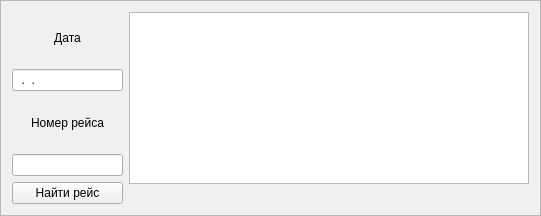
   <widget class="QFrame" name="frame_2">
    <property name="geometry">
     <rect>
      <x>580</x>
      <y>40</y>
      <width>541</width>
      <height>216</height>
     </rect>
    </property>
    <property name="palette">
     <palette>
      <active>
       <colorrole role="WindowText">
        <brush brushstyle="SolidPattern">
         <color alpha="255">
          <red>0</red>
          <green>0</green>
          <blue>0</blue>
         </color>
        </brush>
       </colorrole>
       <colorrole role="Button">
        <brush brushstyle="SolidPattern">
         <color alpha="255">
          <red>240</red>
          <green>240</green>
          <blue>240</blue>
         </color>
        </brush>
       </colorrole>
       <colorrole role="Light">
        <brush brushstyle="SolidPattern">
         <color alpha="255">
          <red>255</red>
          <green>255</green>
          <blue>255</blue>
         </color>
        </brush>
       </colorrole>
       <colorrole role="Midlight">
        <brush brushstyle="SolidPattern">
         <color alpha="255">
          <red>227</red>
          <green>227</green>
          <blue>227</blue>
         </color>
        </brush>
       </colorrole>
       <colorrole role="Dark">
        <brush brushstyle="SolidPattern">
         <color alpha="255">
          <red>160</red>
          <green>160</green>
          <blue>160</blue>
         </color>
        </brush>
       </colorrole>
       <colorrole role="Mid">
        <brush brushstyle="SolidPattern">
         <color alpha="255">
          <red>160</red>
          <green>160</green>
          <blue>160</blue>
         </color>
        </brush>
       </colorrole>
       <colorrole role="Text">
        <brush brushstyle="SolidPattern">
         <color alpha="255">
          <red>0</red>
          <green>0</green>
          <blue>0</blue>
         </color>
        </brush>
       </colorrole>
       <colorrole role="BrightText">
        <brush brushstyle="SolidPattern">
         <color alpha="255">
          <red>255</red>
          <green>255</green>
          <blue>255</blue>
         </color>
        </brush>
       </colorrole>
       <colorrole role="ButtonText">
        <brush brushstyle="SolidPattern">
         <color alpha="255">
          <red>0</red>
          <green>0</green>
          <blue>0</blue>
         </color>
        </brush>
       </colorrole>
       <colorrole role="Base">
        <brush brushstyle="SolidPattern">
         <color alpha="255">
          <red>255</red>
          <green>255</green>
          <blue>255</blue>
         </color>
        </brush>
       </colorrole>
       <colorrole role="Window">
        <brush brushstyle="SolidPattern">
         <color alpha="255">
          <red>112</red>
          <green>112</green>
          <blue>112</blue>
         </color>
        </brush>
       </colorrole>
       <colorrole role="Shadow">
        <brush brushstyle="SolidPattern">
         <color alpha="255">
          <red>105</red>
          <green>105</green>
          <blue>105</blue>
         </color>
        </brush>
       </colorrole>
       <colorrole role="Highlight">
        <brush brushstyle="SolidPattern">
         <color alpha="255">
          <red>0</red>
          <green>120</green>
          <blue>215</blue>
         </color>
        </brush>
       </colorrole>
       <colorrole role="HighlightedText">
        <brush brushstyle="SolidPattern">
         <color alpha="255">
          <red>255</red>
          <green>255</green>
          <blue>255</blue>
         </color>
        </brush>
       </colorrole>
       <colorrole role="Link">
        <brush brushstyle="SolidPattern">
         <color alpha="255">
          <red>0</red>
          <green>0</green>
          <blue>255</blue>
         </color>
        </brush>
       </colorrole>
       <colorrole role="LinkVisited">
        <brush brushstyle="SolidPattern">
         <color alpha="255">
          <red>255</red>
          <green>0</green>
          <blue>255</blue>
         </color>
        </brush>
       </colorrole>
       <colorrole role="AlternateBase">
        <brush brushstyle="SolidPattern">
         <color alpha="255">
          <red>245</red>
          <green>245</green>
          <blue>245</blue>
         </color>
        </brush>
       </colorrole>
       <colorrole role="NoRole">
        <brush brushstyle="SolidPattern">
         <color alpha="255">
          <red>0</red>
          <green>0</green>
          <blue>0</blue>
         </color>
        </brush>
       </colorrole>
       <colorrole role="ToolTipBase">
        <brush brushstyle="SolidPattern">
         <color alpha="255">
          <red>255</red>
          <green>255</green>
          <blue>220</blue>
         </color>
        </brush>
       </colorrole>
       <colorrole role="ToolTipText">
        <brush brushstyle="SolidPattern">
         <color alpha="255">
          <red>0</red>
          <green>0</green>
          <blue>0</blue>
         </color>
        </brush>
       </colorrole>
       <colorrole role="PlaceholderText">
        <brush brushstyle="SolidPattern">
         <color alpha="128">
          <red>0</red>
          <green>0</green>
          <blue>0</blue>
         </color>
        </brush>
       </colorrole>
      </active>
      <inactive>
       <colorrole role="WindowText">
        <brush brushstyle="SolidPattern">
         <color alpha="255">
          <red>0</red>
          <green>0</green>
          <blue>0</blue>
         </color>
        </brush>
       </colorrole>
       <colorrole role="Button">
        <brush brushstyle="SolidPattern">
         <color alpha="255">
          <red>240</red>
          <green>240</green>
          <blue>240</blue>
         </color>
        </brush>
       </colorrole>
       <colorrole role="Light">
        <brush brushstyle="SolidPattern">
         <color alpha="255">
          <red>255</red>
          <green>255</green>
          <blue>255</blue>
         </color>
        </brush>
       </colorrole>
       <colorrole role="Midlight">
        <brush brushstyle="SolidPattern">
         <color alpha="255">
          <red>227</red>
          <green>227</green>
          <blue>227</blue>
         </color>
        </brush>
       </colorrole>
       <colorrole role="Dark">
        <brush brushstyle="SolidPattern">
         <color alpha="255">
          <red>160</red>
          <green>160</green>
          <blue>160</blue>
         </color>
        </brush>
       </colorrole>
       <colorrole role="Mid">
        <brush brushstyle="SolidPattern">
         <color alpha="255">
          <red>160</red>
          <green>160</green>
          <blue>160</blue>
         </color>
        </brush>
       </colorrole>
       <colorrole role="Text">
        <brush brushstyle="SolidPattern">
         <color alpha="255">
          <red>0</red>
          <green>0</green>
          <blue>0</blue>
         </color>
        </brush>
       </colorrole>
       <colorrole role="BrightText">
        <brush brushstyle="SolidPattern">
         <color alpha="255">
          <red>255</red>
          <green>255</green>
          <blue>255</blue>
         </color>
        </brush>
       </colorrole>
       <colorrole role="ButtonText">
        <brush brushstyle="SolidPattern">
         <color alpha="255">
          <red>0</red>
          <green>0</green>
          <blue>0</blue>
         </color>
        </brush>
       </colorrole>
       <colorrole role="Base">
        <brush brushstyle="SolidPattern">
         <color alpha="255">
          <red>255</red>
          <green>255</green>
          <blue>255</blue>
         </color>
        </brush>
       </colorrole>
       <colorrole role="Window">
        <brush brushstyle="SolidPattern">
         <color alpha="255">
          <red>240</red>
          <green>240</green>
          <blue>240</blue>
         </color>
        </brush>
       </colorrole>
       <colorrole role="Shadow">
        <brush brushstyle="SolidPattern">
         <color alpha="255">
          <red>105</red>
          <green>105</green>
          <blue>105</blue>
         </color>
        </brush>
       </colorrole>
       <colorrole role="Highlight">
        <brush brushstyle="SolidPattern">
         <color alpha="255">
          <red>240</red>
          <green>240</green>
          <blue>240</blue>
         </color>
        </brush>
       </colorrole>
       <colorrole role="HighlightedText">
        <brush brushstyle="SolidPattern">
         <color alpha="255">
          <red>0</red>
          <green>0</green>
          <blue>0</blue>
         </color>
        </brush>
       </colorrole>
       <colorrole role="Link">
        <brush brushstyle="SolidPattern">
         <color alpha="255">
          <red>0</red>
          <green>0</green>
          <blue>255</blue>
         </color>
        </brush>
       </colorrole>
       <colorrole role="LinkVisited">
        <brush brushstyle="SolidPattern">
         <color alpha="255">
          <red>255</red>
          <green>0</green>
          <blue>255</blue>
         </color>
        </brush>
       </colorrole>
       <colorrole role="AlternateBase">
        <brush brushstyle="SolidPattern">
         <color alpha="255">
          <red>245</red>
          <green>245</green>
          <blue>245</blue>
         </color>
        </brush>
       </colorrole>
       <colorrole role="NoRole">
        <brush brushstyle="NoBrush">
         <color alpha="255">
          <red>0</red>
          <green>0</green>
          <blue>0</blue>
         </color>
        </brush>
       </colorrole>
       <colorrole role="ToolTipBase">
        <brush brushstyle="SolidPattern">
         <color alpha="255">
          <red>255</red>
          <green>255</green>
          <blue>220</blue>
         </color>
        </brush>
       </colorrole>
       <colorrole role="ToolTipText">
        <brush brushstyle="SolidPattern">
         <color alpha="255">
          <red>0</red>
          <green>0</green>
          <blue>0</blue>
         </color>
        </brush>
       </colorrole>
       <colorrole role="PlaceholderText">
        <brush brushstyle="SolidPattern">
         <color alpha="128">
          <red>0</red>
          <green>0</green>
          <blue>0</blue>
         </color>
        </brush>
       </colorrole>
      </inactive>
      <disabled>
       <colorrole role="WindowText">
        <brush brushstyle="SolidPattern">
         <color alpha="255">
          <red>120</red>
          <green>120</green>
          <blue>120</blue>
         </color>
        </brush>
       </colorrole>
       <colorrole role="Button">
        <brush brushstyle="SolidPattern">
         <color alpha="255">
          <red>240</red>
          <green>240</green>
          <blue>240</blue>
         </color>
        </brush>
       </colorrole>
       <colorrole role="Light">
        <brush brushstyle="SolidPattern">
         <color alpha="255">
          <red>255</red>
          <green>255</green>
          <blue>255</blue>
         </color>
        </brush>
       </colorrole>
       <colorrole role="Midlight">
        <brush brushstyle="SolidPattern">
         <color alpha="255">
          <red>247</red>
          <green>247</green>
          <blue>247</blue>
         </color>
        </brush>
       </colorrole>
       <colorrole role="Dark">
        <brush brushstyle="SolidPattern">
         <color alpha="255">
          <red>160</red>
          <green>160</green>
          <blue>160</blue>
         </color>
        </brush>
       </colorrole>
       <colorrole role="Mid">
        <brush brushstyle="SolidPattern">
         <color alpha="255">
          <red>160</red>
          <green>160</green>
          <blue>160</blue>
         </color>
        </brush>
       </colorrole>
       <colorrole role="Text">
        <brush brushstyle="SolidPattern">
         <color alpha="255">
          <red>120</red>
          <green>120</green>
          <blue>120</blue>
         </color>
        </brush>
       </colorrole>
       <colorrole role="BrightText">
        <brush brushstyle="SolidPattern">
         <color alpha="255">
          <red>255</red>
          <green>255</green>
          <blue>255</blue>
         </color>
        </brush>
       </colorrole>
       <colorrole role="ButtonText">
        <brush brushstyle="SolidPattern">
         <color alpha="255">
          <red>120</red>
          <green>120</green>
          <blue>120</blue>
         </color>
        </brush>
       </colorrole>
       <colorrole role="Base">
        <brush brushstyle="SolidPattern">
         <color alpha="255">
          <red>112</red>
          <green>112</green>
          <blue>112</blue>
         </color>
        </brush>
       </colorrole>
       <colorrole role="Window">
        <brush brushstyle="SolidPattern">
         <color alpha="255">
          <red>112</red>
          <green>112</green>
          <blue>112</blue>
         </color>
        </brush>
       </colorrole>
       <colorrole role="Shadow">
        <brush brushstyle="SolidPattern">
         <color alpha="255">
          <red>0</red>
          <green>0</green>
          <blue>0</blue>
         </color>
        </brush>
       </colorrole>
       <colorrole role="Highlight">
        <brush brushstyle="SolidPattern">
         <color alpha="255">
          <red>0</red>
          <green>120</green>
          <blue>215</blue>
         </color>
        </brush>
       </colorrole>
       <colorrole role="HighlightedText">
        <brush brushstyle="SolidPattern">
         <color alpha="255">
          <red>255</red>
          <green>255</green>
          <blue>255</blue>
         </color>
        </brush>
       </colorrole>
       <colorrole role="Link">
        <brush brushstyle="SolidPattern">
         <color alpha="255">
          <red>0</red>
          <green>0</green>
          <blue>255</blue>
         </color>
        </brush>
       </colorrole>
       <colorrole role="LinkVisited">
        <brush brushstyle="SolidPattern">
         <color alpha="255">
          <red>255</red>
          <green>0</green>
          <blue>255</blue>
         </color>
        </brush>
       </colorrole>
       <colorrole role="AlternateBase">
        <brush brushstyle="SolidPattern">
         <color alpha="255">
          <red>245</red>
          <green>245</green>
          <blue>245</blue>
         </color>
        </brush>
       </colorrole>
       <colorrole role="NoRole">
        <brush brushstyle="NoBrush">
         <color alpha="255">
          <red>0</red>
          <green>0</green>
          <blue>0</blue>
         </color>
        </brush>
       </colorrole>
       <colorrole role="ToolTipBase">
        <brush brushstyle="SolidPattern">
         <color alpha="255">
          <red>255</red>
          <green>255</green>
          <blue>220</blue>
         </color>
        </brush>
       </colorrole>
       <colorrole role="ToolTipText">
        <brush brushstyle="SolidPattern">
         <color alpha="255">
          <red>0</red>
          <green>0</green>
          <blue>0</blue>
         </color>
        </brush>
       </colorrole>
       <colorrole role="PlaceholderText">
        <brush brushstyle="SolidPattern">
         <color alpha="128">
          <red>0</red>
          <green>0</green>
          <blue>0</blue>
         </color>
        </brush>
       </colorrole>
      </disabled>
     </palette>
    </property>
    <property name="autoFillBackground">
     <bool>true</bool>
    </property>
    <property name="frameShape">
     <enum>QFrame::StyledPanel</enum>
    </property>
    <property name="frameShadow">
     <enum>QFrame::Raised</enum>
    </property>
    <layout class="QHBoxLayout" name="horizontalLayout">
     <item>
      <layout class="QVBoxLayout" name="verticalLayout_9">
       <item>
        <layout class="QVBoxLayout" name="verticalLayout_13">
         <item>
          <widget class="QLabel" name="date_3">
           <property name="text">
            <string>Дата</string>
           </property>
           <property name="alignment">
            <set>Qt::AlignCenter</set>
           </property>
          </widget>
         </item>
         <item>
          <widget class="QLineEdit" name="dateLine_2">
           <property name="inputMask">
            <string>99.99.9999</string>
           </property>
          </widget>
         </item>
        </layout>
       </item>
       <item>
        <layout class="QVBoxLayout" name="verticalLayout_14">
         <item>
          <widget class="QLabel" name="time_3">
           <property name="text">
            <string>Номер рейса</string>
           </property>
           <property name="alignment">
            <set>Qt::AlignCenter</set>
           </property>
          </widget>
         </item>
         <item>
          <widget class="QLineEdit" name="numberLine">
           <property name="inputMask">
            <string>9999</string>
           </property>
          </widget>
         </item>
        </layout>
       </item>
       <item>
        <widget class="QPushButton" name="pushButton_11">
         <property name="text">
          <string>Найти рейс</string>
         </property>
        </widget>
       </item>
      </layout>
     </item>
     <item>
      <layout class="QVBoxLayout" name="verticalLayout_15">
       <item>
        <widget class="QTableView" name="tableView_2">
         <property name="minimumSize">
          <size>
           <width>400</width>
           <height>0</height>
          </size>
         </property>
        </widget>
       </item>
       <item>
        <widget class="QLabel" name="label_4">
         <property name="text">
          <string/>
         </property>
         <property name="alignment">
          <set>Qt::AlignCenter</set>
         </property>
        </widget>
       </item>
      </layout>
     </item>
    </layout>
   </widget>
